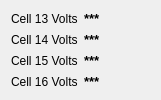
   <widget class="QWidget" name="layoutWidget">
    <property name="geometry">
     <rect>
      <x>1170</x>
      <y>150</y>
      <width>161</width>
      <height>92</height>
     </rect>
    </property>
    <layout class="QGridLayout" name="gridLayout_16">
     <item row="0" column="0">
      <widget class="QLabel" name="Cell_13_Voltage_label">
       <property name="text">
        <string>Cell 13 Volts</string>
       </property>
      </widget>
     </item>
     <item row="0" column="1">
      <widget class="QLabel" name="Cell_13_Voltage_Value">
       <property name="font">
        <font>
         <pointsize>10</pointsize>
         <weight>75</weight>
         <bold>true</bold>
        </font>
       </property>
       <property name="text">
        <string>***</string>
       </property>
      </widget>
     </item>
     <item row="1" column="0">
      <widget class="QLabel" name="Cell_14_Voltage_label">
       <property name="text">
        <string>Cell 14 Volts</string>
       </property>
      </widget>
     </item>
     <item row="1" column="1">
      <widget class="QLabel" name="Cell_14_Voltage_Value">
       <property name="font">
        <font>
         <pointsize>10</pointsize>
         <weight>75</weight>
         <bold>true</bold>
        </font>
       </property>
       <property name="text">
        <string>***</string>
       </property>
      </widget>
     </item>
     <item row="2" column="0">
      <widget class="QLabel" name="Cell_15_Voltage_label">
       <property name="text">
        <string>Cell 15 Volts</string>
       </property>
      </widget>
     </item>
     <item row="2" column="1">
      <widget class="QLabel" name="Cell_15_Voltage_Value">
       <property name="font">
        <font>
         <pointsize>10</pointsize>
         <weight>75</weight>
         <bold>true</bold>
        </font>
       </property>
       <property name="text">
        <string>***</string>
       </property>
      </widget>
     </item>
     <item row="3" column="0">
      <widget class="QLabel" name="Cell_16_Voltage_label">
       <property name="text">
        <string>Cell 16 Volts</string>
       </property>
      </widget>
     </item>
     <item row="3" column="1">
      <widget class="QLabel" name="Cell_16_Voltage_Value">
       <property name="font">
        <font>
         <pointsize>10</pointsize>
         <weight>75</weight>
         <bold>true</bold>
        </font>
       </property>
       <property name="text">
        <string>***</string>
       </property>
      </widget>
     </item>
    </layout>
   </widget>
